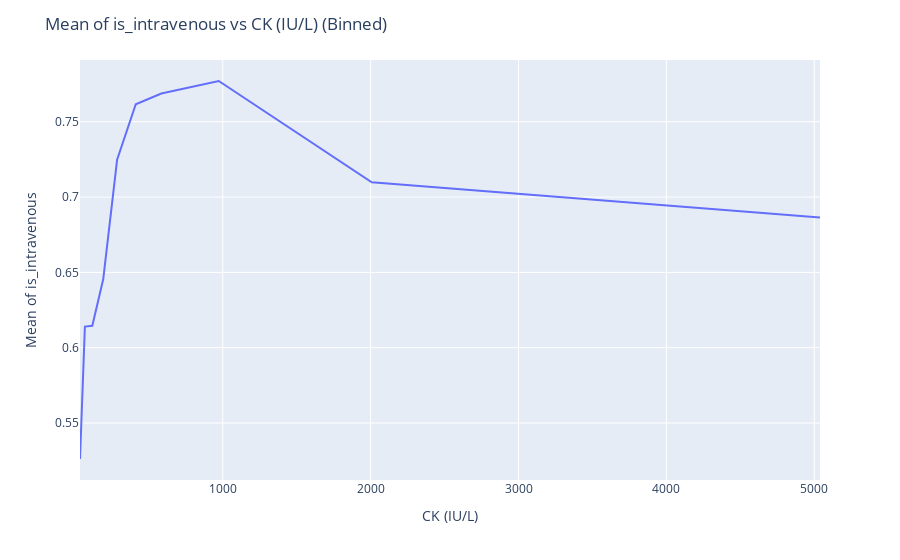

The cell this chart's notebook holds for it:
### Code cell
col_1 = "CK (IU/L)"
col_2 = "is_intravenous"
plot_xy_distribution(glucose_insulin[glucose_insulin["is_overweight"] == 1], col_1, col_2)

### Figure 1 — Plotly figure (JSON) as saved in the notebook; plotly's stock layout.template omitted (floating-point values rounded to 4 significant figures)
{"data": [{"hovertemplate": "CK (IU/L)=%{x}<br>mean_is_intravenous=%{y}<extra></extra>", "legendgroup": "", "line": {"color": "#636efa", "dash": "solid"}, "mode": "lines", "name": "", "orientation": "v", "showlegend": false, "type": "scatter", "x": [34.35, 67.41, 117.6, 191.3, 285.3, 411.5, 584.3, 972.7, 2007.0, 5039.0], "xaxis": "x", "y": [0.5261, 0.614, 0.6146, 0.6454, 0.7247, 0.7616, 0.7687, 0.777, 0.7098, 0.6864], "yaxis": "y"}], "layout": {"legend": {"tracegroupgap": 0}, "margin": {"t": 60}, "title": {"text": "Mean of is_intravenous vs CK (IU/L) (Binned)"}, "xaxis": {"anchor": "y", "domain": [0, 1], "title": {"text": "CK (IU/L)"}}, "yaxis": {"anchor": "x", "domain": [0, 1], "title": {"text": "Mean of is_intravenous"}}}}
